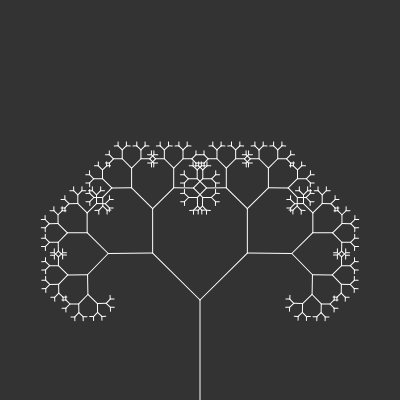
Frame 1 (no input)
Frame 60 (no input): identical to frame 1, image omitted
Frame 120 (the mouse pressed at the canvas centre since frame 60): identical to frame 1, image omitted

The p5.js sketch that drew this single still picture (run headless with seeded random() and noise() and a simulated clock; from frame 60 on, the mouse is pressed at the canvas centre):

// p5.js sketch
// ── sketch.js
// recursive definition
// something is defined in relation to itself
// e.g. n! = n * (n - 1)!

// branch = one line with two shorter branches attached on one end,
// one heading left and the other heading right
// exit condition: branch is shorter than certain length

function setup() {
  createCanvas(400, 400);
  
  // createSlider(min, max, [value], [step])
  slider = createSlider(0, TWO_PI, PI / 4, 0.01) // PI / 4 = 45deg
}

function branch(length) {
  // line(200, height, 200, height - length)
  line(0, 0, 0, -length);
  translate(0, -length);
  const angle = slider.value()
  
  if (length > 4) {
    // push() saves the current drawing style settings and transformations
    // save where the branch diverge
    push();
    
    rotate(angle);
    branch(length * (2/3));
    
    // pop() restores these settings.
    // draw the line(branch) and then come back to where it diverged
    pop();
    
    push(); 
    
    rotate(angle * -1);
    branch(length * (2/3));
    
    pop();
  }
}

function draw() {
  background(51);
  stroke(255);
  
  // trunk of the tree
  // = a line starting from bottom center
  translate(200, height);
  branch(100);
}
